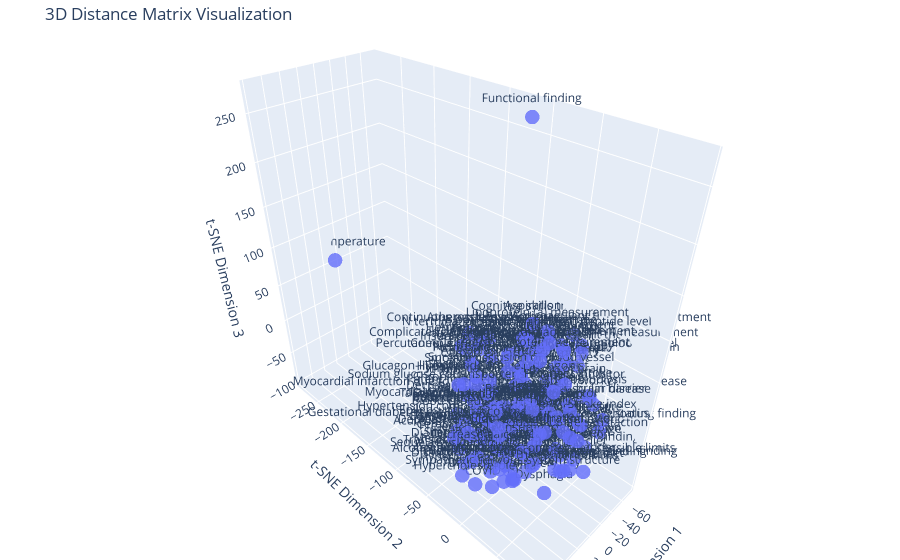

The cell this chart's notebook holds for it:
### Code cell
from hierarchy_functions import graph_distance_matrix_in_3d

graph_distance_matrix_in_3d(distance_matrix, [code_to_name[i] for i in terms])

### Figure 1 — Plotly figure (JSON) as saved in the notebook; plotly's stock layout.template omitted (floating-point values rounded to 4 significant figures; data arrays with more than 128 entries replaced by an {"elided": "..."} marker saying what was removed)
{"data": [{"marker": {"opacity": 0.8, "size": 5}, "mode": "markers+text", "text": {"elided": "188 str values"}, "textposition": "top center", "type": "scatter3d", "x": {"elided": "188 float values"}, "y": {"elided": "188 float values"}, "z": {"elided": "188 float values"}}], "layout": {"margin": {"b": 0, "l": 0, "r": 0, "t": 40}, "scene": {"xaxis": {"title": {"text": "t-SNE Dimension 1"}}, "yaxis": {"title": {"text": "t-SNE Dimension 2"}}, "zaxis": {"title": {"text": "t-SNE Dimension 3"}}}, "title": {"text": "3D Distance Matrix Visualization"}}}
